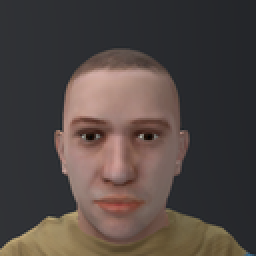
%> input picture 数字图像处理/实验教材/8/0.png, 128 x 128 px, shrunk from 256 x 256 before the run (shown 2 times larger)
$ octave lab8.m   (GNU Octave 9; MATLAB toolbox functions it lacks are replaced by stand-ins)
%> lines starting %> are read from the running program, lines starting %| are printed output that depends on the picture
%> further down, img1 is the input picture: size 128x128x3 uint8; mean R, G, B 79.1, 69.3, 65.7
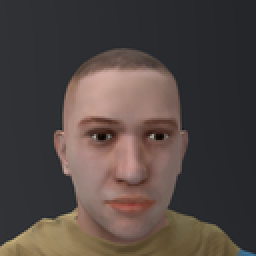
%> input picture 数字图像处理/实验教材/8/1.png, 128 x 128 px, shrunk from 256 x 256 before the run (shown 2 times larger)
%> further down, img2 is the input picture: size 128x128x3 uint8; mean R, G, B 79.7, 69.8, 66.2
### 数字图像处理/数图实验/实验8=2877+陈鑫蕾/sift.m
function [image, des, loc] = sift(image)
% image: grayscal
% length: 第i组第j层特征点(ii,jj)的主梯度幅值
% direction: 第i组第j层特征点(ii,jj)的主梯度方向
% aaa: 特征点坐标集合
% des_idxs: 第i组第j层特征点(ii,jj)的描述子索引
% descriptions: 上面索引对应的128维描述子

% 读取图像并转化为灰度图像
 %image = imread(image);
[rows, cols, channels] = size(image);
%> rows = 128; cols = 128; channels = 3
if channels~=1
    image = rgb2gray(image);
end
[rows, cols] = size(image);

% 构建高斯金字塔
octave = floor(log2(min(rows, cols)))-3;
%> octave = 4
s = 3;
sigama0=1.6;
k=2^(1/s);
%image0 = imresize(image, 2, 'nearest'); % 先将原图像长、宽各扩展一倍
image0=image;
gauss_pyr_img = cell(octave+1, s+3);
for i=1:octave+1
    if i==1
        image0 = image0;
    else
        image0 = imresize(gauss_pyr_img{i-1}{s+1}, 0.5, 'nearest');
    end
    sigama1 = sigama0*2^(i-1);
    for j=1:s+3
        sigama = sigama1*k^(j-1);
        gauss_pyr_img{i}{j} = gauss(image0, sigama);
    end
end
%> after the loop, gauss_pyr_img = 30 items; image0 = [1.78 1.81 1.83 1.83 1.83 1.81 1.79 1.75; 1.81 1.84 1.86 1.86 1.86 1.84 1.82 1.78; 1.83 1.86 1.88 1.88 1.88 1.86 1.84 1.8; 1.84 1.87 1.88 1.89 1.89 1.87 1.84 1.81; 1.84 1.86 1.88 1.89 1.88 1.87 1.84 1.81; 1.82 1.85 1.87 1.88 1.87 1.86 1.83 1.79; 1.8 1.83 1.85 1.85 1.85 1.83 1.81 1.77; 1.77 1.79 1.81 1.82 1.81 1.8 1.77 1.74]

% 构建高斯差分金字塔
DoG_pyr_img = cell(octave+1, s+2);
for i=1:octave+1
    for j=1:s+2
        DoG_pyr_img{i}{j} = gauss_pyr_img{i}{j+1}-gauss_pyr_img{i}{j};
    end
end
%> after the loop, DoG_pyr_img = 25 items

% DoG空间极值探测并去除低对比度的边缘相应点
location = cell(size(DoG_pyr_img));
%> location = 25 items
curvature_threshold = 10.0;
curvature_threshold = (curvature_threshold+1)^2/curvature_threshold; % 主曲率阈值
contrast_threshold = 0.03; % 对比度阈值
xx = [1 -2 1];
yy = xx';
xy = [-1 0 1; 0 0 0; 1 0 -1]/4;
for i=1:octave+1
    [M, N] = size(DoG_pyr_img{i}{1});
    for j=2:s+1
        contrast_mask = abs(DoG_pyr_img{i}{j}(:,:))>=contrast_threshold;
        location{i}{j-1} = zeros(M,N);
        for ii=2:M-1
            for jj=2:N-1
                if(contrast_mask(ii, jj)==1)
                    tmp1 = DoG_pyr_img{i}{j-1}((ii-1):(ii+1),(jj-1):(jj+1));
                    tmp2 = DoG_pyr_img{i}{j}((ii-1):(ii+1),(jj-1):(jj+1));
                    tmp3 = DoG_pyr_img{i}{j+1}((ii-1):(ii+1),(jj-1):(jj+1));
                    tmp = [tmp1;tmp2;tmp3];
                    center = tmp2(2,2);
                    if(center==max(tmp(:)) || center==min(tmp(:)))
                        Dxx = sum(tmp2(2,1:3).*xx);
                        Dyy = sum(tmp2(1:3,2).*yy);
                        Dxy = sum(sum(tmp2(:,:).*xy));
                        TrH = Dxx+Dyy;
                        DetH = Dxx*Dyy-(Dxy)^2;
                        curvature = (TrH^2)/DetH;
                        if(curvature<curvature_threshold)
                            location{i}{j-1}(ii, jj) = 255;
                        end
                    end
                end
            end
        end
    end
end
%> this loop made 5 passes
%> (M, N) on passes 1 to 5: (128, 128), (64, 64), (32, 32), (16, 16), (8, 8)
%> after the loop, DetH = 0.0261; Dxx = 0.208; Dxy = -0.00437; Dyy = 0.125; TrH = 0.334; center = -0.618; curvature = 4.27; tmp = [-0.942 -0.919 -0.893; -0.92 -0.898 -0.872; -0.896 -0.873 -0.848; -0.637 -0.627 -0.616; -0.628 -0.618 -0.607; -0.617 -0.607 -0.596; -0.42 -0.415 -0.411; -0.416 -0.412 -0.407; -0.411 -0.407 -0.403]; tmp1 = [-0.942 -0.919 -0.893; -0.92 -0.898 -0.872; -0.896 -0.873 -0.848]; tmp2 = [-0.637 -0.627 -0.616; -0.628 -0.618 -0.607; -0.617 -0.607 -0.596]; tmp3 = [-0.42 -0.415 -0.411; -0.416 -0.412 -0.407; -0.411 -0.407 -0.403]

% 求取特征点的主方向
length = cell(size(location));
%> length = 25 items
direction = cell(size(location));
%> direction = 25 items
sigama0 = 1.6;
count = 0; % 设置一个计数器，用来确定计算以特征点为中心图像幅角和幅值的区域半径
hist = zeros(1, 36); % 统计邻域内梯度方向直方图
for i=1:octave+1
    [M, N] = size(gauss_pyr_img{i}{1});
    for j=2:s+1
        count = count+1;
        % 尺度变化的连续性
        % 上一组极值采样的最后一项是2^(i-1)*k^3*σ=2^i*σ，下一组极值采样的第一项是2^i*k^1*σ=2^(i+1/3)*σ，连续起来
        sigama = sigama0*k^count;
        length{i}{j-1} = zeros(M, N);
        direction{i}{j-1} = zeros(M, N);
        r = 8; % 区域半径设为8
        for ii=r+2:M-r-1
            for jj=r+2:N-r-1
                if(location{i}{j-1}(ii, jj)==255)
                    % 计算当前关键点(ii,jj)为中心、r为半径的图像梯度主方向和幅值
                    for iii=ii-r:ii+r
                        for jjj=jj-r:jj+r
                            m = sqrt((gauss_pyr_img{i}{j}(iii+1, jjj)-gauss_pyr_img{i}{j}(iii-1,jjj))^2+(gauss_pyr_img{i}{j}(iii,jjj+1)-gauss_pyr_img{i}{j}(iii,jjj-1))^2);
                            theta = atan((gauss_pyr_img{i}{j}(iii,jjj+1)-gauss_pyr_img{i}{j}(iii,jjj-1))/(gauss_pyr_img{i}{j}(iii+1, jjj)-gauss_pyr_img{i}{j}(iii-1,jjj)));
                            theta = theta/pi*180;
                            if(theta<0)
                                theta = theta+360;
                            end
                            w = exp(-((iii-ii)^2+(jjj-jj)^2)/(2*(1.5*sigama)^2)); % 生成邻域各像元的高斯权重，距离越近权重越大
                            if(isnan(theta))
                                if((gauss_pyr_img{i}{j}(iii, jjj+1)-gauss_pyr_img{i}{j}(iii, jjj-1))>=0)
                                    theta=90;
                                else
                                    theta=270;
                                end
                            end
                            t=floor(theta/10)+1;
                            hist(t) = hist(t)+m*w; % 将幅值*高斯权重加入对应的直方图中
                        end
                    end
                    % opencv直方图平滑，防止某个梯度方向角度因受到噪声的干扰二突变，角度是循环的
                    hist_smooth = zeros(1,36);
                    hist_smooth(1) = (hist(35)+hist(3)+4*hist(36)+4*hist(2)+6*hist(1))/16;
                    hist_smooth(2) = (hist(36)+hist(4)+4*hist(1)+4*hist(3)+6*hist(2))/16;
                    for h=3:34
                        hist_smooth(h) = (hist(h-2)+hist(h+2)+4*hist(h-1)+4*hist(h+1)+6*hist(h))/16;
                    end
                    hist_smooth(35) = (hist(33)+hist(1)+4*hist(34)+4*hist(36)+6*hist(35))/16;
                    hist_smooth(36) = (hist(34)+hist(2)+4*hist(35)+4*hist(1)+6*hist(36))/16;
                    hist = hist_smooth;

                    % [6 lines of commented-out code are left out]
                    [u, v] = max(hist(:)); % [幅值 幅角索引]=max(hist())
                    h0=hist(v);
                    if(v==36)
                        h1=hist(1);
                    else
                        h1=hist(v+1);
                    end
                    if(v==1)
                        h_1=hist(36);
                    else
                        h_1=hist(v-1);
                    end
                    v = v-(h1-h_1)/(2*(h1+h_1-2*h0));
                    length{i}{j-1}(ii,jj) = u;
                    direction{i}{j-1}(ii,jj) = floor((v-1)*10);
                end
            end
        end
    end
end
%> after the loop, count = 15; h0 = 1564.8; h1 = 1532.2; h_1 = 1552.8; hist = 36 values, max 1564.8 at index 4, min 79.84 at index 18, mean 754.1; hist_smooth has the same summary as hist; m = 7.22; t = 5; theta = 44.29; u = 1564.8; v = 3.77; w = 0.646

% 特征描述符的生成
sigama0=1.6;
count=0;
des_idxs = cell(size(location)); % 描述子的索引
%> des_idxs = 25 items
descriptions=[]; % 描述子
index=0; % 索引变量
d=[]; % 存储每个像素梯度的方向
l=[]; % 存储每个像素梯度的幅值
f=zeros(1,8); % 用来存放每个子区域的8维描述子
description=[]; % 用来存放单个关键点的4*4领域的描述子，4*4*8=128
aaa=[];
for i=1:octave+1
    [M, N] = size(gauss_pyr_img{i}{1});
    for j=2:s+1
        des_idxs{i}{j-1} = zeros(M,N);
        count = count+1;
        sigama = sigama0*k^count;
        r=8; % 描述子范围，4*4领域，一个子区域是4*4个像素点
        % 1 1 1 1 . 1 1 1 1 . 1 1 1 1 . 1 1 1 1
        % 1 1 1 1 . 1 1 1 1 . 1 1 1 1 . 1 1 1 1
        % 1 1 1 1 . 1 1 1 1 . 1 1 1 1 . 1 1 1 1
        % 1 1 1 1 . 1 1 1 1 . 1 1 1 1 . 1 1 1 1
        % . . . . . . . . . . . . . . . . . . .
        % 1 1 1 1 . 1 1 1 1 . 1 1 1 1 . 1 1 1 1
        % 1 1 1 1 . 1 1 1 1 . 1 1 1 1 . 1 1 1 1
        % 1 1 1 1 . 1 1 1 1 . 1 1 1 1 . 1 1 1 1
        % 1 1 1 1 . 1 1 1 1 . 1 1 1 1 . 1 1 1 1
        % . . . . . . . . . X . . . . . . . . .
        % 1 1 1 1 . 1 1 1 1 . 1 1 1 1 . 1 1 1 1
        % 1 1 1 1 . 1 1 1 1 . 1 1 1 1 . 1 1 1 1
        % 1 1 1 1 . 1 1 1 1 . 1 1 1 1 . 1 1 1 1
        % 1 1 1 1 . 1 1 1 1 . 1 1 1 1 . 1 1 1 1
        % . . . . . . . . . . . . . . . . . . .
        % 1 1 1 1 . 1 1 1 1 . 1 1 1 1 . 1 1 1 1
        % 1 1 1 1 . 1 1 1 1 . 1 1 1 1 . 1 1 1 1
        % 1 1 1 1 . 1 1 1 1 . 1 1 1 1 . 1 1 1 1
        % 1 1 1 1 . 1 1 1 1 . 1 1 1 1 . 1 1 1 1
        for ii=r+2:M-r-1
            for jj=r+2:N-r-1
                if(length{i}{j-1}(ii,jj)~=0)
                    theta_1 = direction{i}{j-1}(ii,jj);
                    index = index+1;
                    description=[];
                    d=[];
                    l=[];
                    % 计算当前特征点为中心、r为半径的邻域内每个像素的梯度方向，
                    for iii=[ii-r:1:ii-1,ii+1:1:ii+r]
                        for jjj=[jj-r:1:jj-1,jj+1:1:jj+r]
                            m = sqrt((gauss_pyr_img{i}{j}(iii+1,jjj)-gauss_pyr_img{i}{j}(iii-1,jjj))^2+(gauss_pyr_img{i}{j}(iii,jjj+1)-gauss_pyr_img{i}{j}(iii,jjj-1))^2);
                            theta = atan((gauss_pyr_img{i}{j}(iii,jjj+1)-gauss_pyr_img{i}{j}(iii,jjj-1))/(gauss_pyr_img{i}{j}(iii+1,jjj)-gauss_pyr_img{i}{j}(iii-1,jjj)));
                            theta = theta/pi*180;
                            if(theta<0)
                                theta = theta+360;
                            end
                            w = exp(-((iii-ii)^2+(jjj-jj)^2)/(2*(1.5*sigama)^2)); % 生成邻域各像元的高斯权重
                            if(isnan(theta))
                                if((gauss_pyr_img{i}{j}(iii,jjj+1)-gauss_pyr_img{i}{j}(iii,jjj-1))>=0)
                                    theta=90;
                                else
                                    theta=270;
                                end
                            end
                            theta = theta+360-theta_1; % 逆时针旋转至主方向
                            theta = mod(theta, 360);
                            d = [d,theta];
                            l = [l,m*w];
                        end
                    end
                    d = reshape(d,16,16); % 8*8*4
                    l = reshape(l,16,16);
                    for r1=1:4
                        for c1=1:4
                            % 每个子区域的8个方向的梯度值
                            for iiii=1+(r1-1)*4:4*r1
                                for jjjj=1+(c1-1)*4:4*c1
                                    t = floor(d(iiii,jjjj)/45+1);
                                    f(t) = f(t)+l(iiii,jjjj);
                                end
                            end
                            description = [description, f(:)]; % 4*4*128
                        end
                    end
                    description = description./sqrt(sum(description(:).*description(:))); % 描述子归一化
                    descriptions = [descriptions;description(:)];
                    des_idxs{i}{j-1}(ii,jj)=index;
                    aaa = [aaa;ii,jj];
                end
            end
        end
    end
end
%> after the loop, aaa = 54 rows, first 12: [17 58; 32 65; 33 59; 47 54; 52 81; 54 58; 79 64; 88 12; 97 63; 101 24; 106 49; 107 30]; descriptions = 6912 values, max 0.373 at index 89, min 0 at index 1, mean 0.0545; f = [9066.2 1185.2 230.2 0 48.57 2366.3 4025.9 4972.2]; index = 54; t = 1; theta = 17.29; theta_1 = 27
descriptions = reshape(descriptions,[],128); % 描述子变为128维
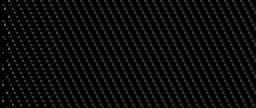
%> descriptions: size 54x128 double (shown 2 times larger); min 0, max 0.373, mean 0.0545

% 提取差分金字塔的第1组第2层的特征。
des=[];
loc=[];
[M, N] = size(gauss_pyr_img{1}{1});
%> M = 128; N = 128
for i=1:M
    for j=1:N
        if(length{1}{1}(i,j)~=0)
            loc=[loc;i,j];
            idx=des_idxs{1}{1}(i,j);
            des=[des;direction{1}{1}(i,j),length{1}{1}(i,j),descriptions(idx,:)];
        end
    end
end
%> this loop made 128 passes
%> after the loop, idx = 14; loc = 14 rows, first 12: [17 58; 32 65; 33 59; 47 54; 52 81; 54 58; 79 64; 88 12; 97 63; 101 24; 106 49; 107 30]

end


### 数字图像处理/实验教材/8/lab8.m
clear
%读入图像
img1 = imread('0.png');
img2 = imread('1.png');
%sift
[image1,des1,loc1] =sift(img1);
%> loc1 has the same summary as loc in sift
[image2,des2,loc2] = sift(img2);
%> after the loop in sift (call 2), `for i=1:octave+1`: image0 = [1.8 1.83 1.84 1.85 1.85 1.83 1.8 1.77; 1.83 1.86 1.87 1.88 1.88 1.86 1.83 1.8; 1.85 1.88 1.89 1.9 1.9 1.88 1.85 1.82; 1.86 1.89 1.9 1.91 1.91 1.89 1.86 1.83; 1.85 1.88 1.9 1.91 1.9 1.89 1.86 1.82; 1.84 1.87 1.89 1.89 1.89 1.87 1.85 1.81; 1.82 1.85 1.86 1.87 1.87 1.85 1.82 1.79; 1.78 1.81 1.83 1.83 1.83 1.82 1.79 1.75]
%> the loop in sift (call 2), `for i=1:octave+1` made 5 passes
%> after the loop in sift (call 2), `for i=1:octave+1`: DetH = 0.0276; Dxx = 0.213; Dxy = -0.00671; Dyy = 0.13; TrH = 0.343; center = -0.624; curvature = 4.26; tmp = [-0.951 -0.928 -0.901; -0.929 -0.906 -0.88; -0.904 -0.882 -0.856; -0.643 -0.633 -0.622; -0.634 -0.624 -0.613; -0.623 -0.613 -0.602; -0.424 -0.42 -0.415; -0.42 -0.416 -0.411; -0.415 -0.411 -0.407]; tmp1 = [-0.951 -0.928 -0.901; -0.929 -0.906 -0.88; -0.904 -0.882 -0.856]; tmp2 = [-0.643 -0.633 -0.622; -0.634 -0.624 -0.613; -0.623 -0.613 -0.602]; tmp3 = [-0.424 -0.42 -0.415; -0.42 -0.416 -0.411; -0.415 -0.411 -0.407]
%> after the loop in sift (call 2), `for i=1:octave+1`: h0 = 1147.7; h1 = 1137.3; h_1 = 1131.8; hist = 36 values, max 1147.7 at index 32, min 38.72 at index 18, mean 596.4; hist_smooth has the same summary as hist; m = 7.38; t = 5; theta = 44.35; u = 1147.7; v = 32.1
%> after the loop in sift (call 2), `for i=1:octave+1`: aaa = 46 rows, first 12: [17 58; 32 70; 33 63; 88 12; 106 54; 109 102; 115 37; 116 45; 23 27; 24 15; 24 20; 25 15]; descriptions = 5888 values, max 0.374 at index 89, min 0 at index 1, mean 0.0549; f = [6698.7 2226 2502.4 1555.2 188.4 108.6 788.6 3479.4]; index = 46; t = 3; theta = 93.35; theta_1 = 311
%> in sift (call 2), `descriptions = reshape(descriptions,[],128);`:
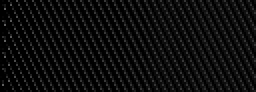
%> descriptions: size 46x128 double (shown 2 times larger); min 0, max 0.374, mean 0.0549
%> in sift (call 2), `[M, N] = size(gauss_pyr_img{1}{1});`: M = 128
%> the loop in sift (call 2), `for i=1:M` made 128 passes
%> after the loop in sift (call 2), `for i=1:M`: idx = 8; loc = [17 58; 32 70; 33 63; 88 12; 106 54; 109 102; 115 37; 116 45]
%> loc2 has the same summary as loc in sift
%绘制特征点
figure;
imshow(image1);
hold on;
plot(loc1(:,2),loc1(:,1),'+g');
title('原图')
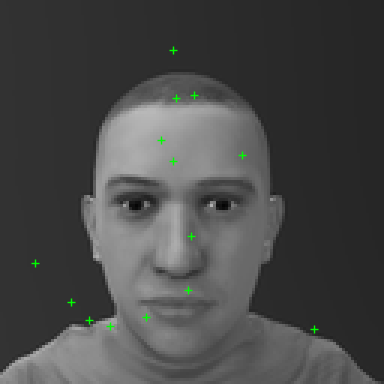
%> figure redrawn from the program's plot data; shown 3 times larger; its title reads '原图'
figure;
imshow(image2);
hold on;
plot(loc2(:,2),loc2(:,1),'+g');
title('待识别图像')
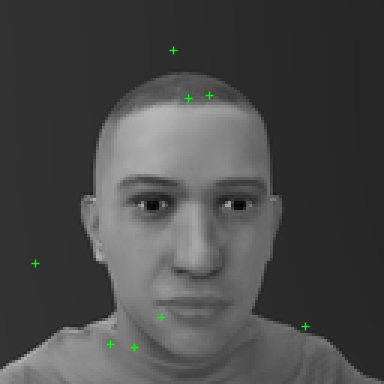
%> figure redrawn from the program's plot data; shown 3 times larger; its title reads '待识别图像'
%匹配,将image1的每个特征点的128维向量与image2所有向量做一个内积
des2t = des2';
n = size(des1,1);
%> n = 14
matched = zeros(1,n);
for i = 1 : n
   dotprods = des1(i,:) * des2t;
   [values,index] = sort(acos(dotprods));%反cos值并且升序排序
   if (values(1) < 0.00001)%差值近似与0
      matched(i) = index(1);
   else
      matched(i) = 0;
   end
end
%> this loop made 14 passes
%> dotprods on pass 1: [137.4 1293.2 3808.7 2862.7 2457.6 4313.9 3677.1 3277.3]
%> after the loop, matched = [0 0 0 0 0 0 0 0 0 0 0 0 0 0]
%合并两张图片并绘制连接线
rows1 = size(image1,1);
%> rows1 = 128
rows2 = size(image2,1);
%> rows2 = 128
if (rows1 < rows2)
     image1(rows2,1) = 0;
else
     image2(rows1,1) = 0;
%> image2: size 128x128 uint8; min 0, max 184, mean 72.4
end
img3 = [image1 image2];
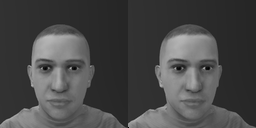
%> img3: size 128x256 uint8; min 0, max 185, mean 72.1
figure('Position', [100 100 size(img3,2) size(img3,1)]);
colormap gray;
imagesc(img3);
title("带特征点的原图/带特征点的目标图像");
hold on;
cols1 = size(image1,2);
%> cols1 = 128
%防止数组越界
n1 = size(loc1,1);
%> n1 = 14
n2 = size(loc2,1);
%> n2 = 8
n = min(n1,n2);
%> n = 8
%设置线的不同颜色
colors = ['c','m','y'];
colors_n = length(colors);
%进行连线
for i = 1: n
    color = colors(randi(colors_n));
    line([loc1(i,2) loc2(i,2)+cols1], ...
         [loc1(i,1) loc2(i,1)], 'Color', color);
end
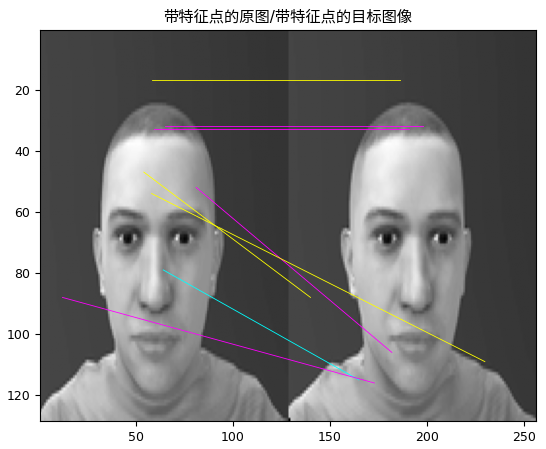
%> figure redrawn from the program's plot data
